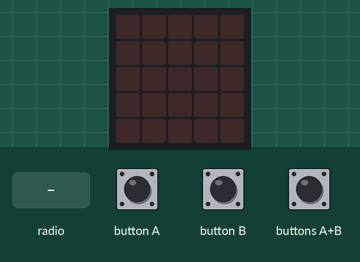
Bench run of a program on a simulated BBC micro:bit (MakeCode). Shown: the board's 5×5 LED display. The test bench sets the inputs (shaded band).

Above: at 1.2 s.
1.3 s: radio message "Richy" arrives
At 1.7 s:
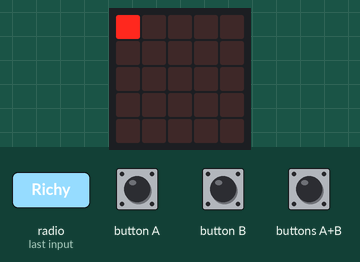
3.3 s: radio message "1" arrives
At 3.7 s:
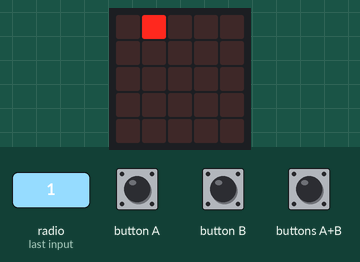
Timing chart, 0 to 6.3 s (numbered marks = the images above; inputs shaded):
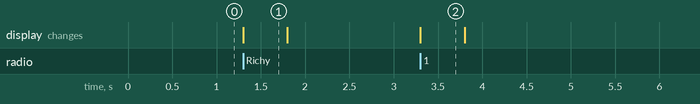

The program:

main.ts
```typescript
input.onButtonPressed(Button.A, function () {
    coord_y += 1
})
input.onButtonPressed(Button.AB, function () {
    radio.setGroup(coord_x * 10 + coord_y)
    radio.sendString("Richy")
    coord_x = 0
    coord_y = 0
    radio.setGroup(1)
})
radio.onReceivedString(function (receivedString) {
    led.plot(parseFloat(receivedString.substr(0, 1)), parseFloat(receivedString.substr(1, 1)))
    basic.pause(500)
    basic.clearScreen()
})
input.onButtonPressed(Button.B, function () {
    coord_x += 1
})
let coord_y = 0
let coord_x = 0
coord_x = 0
coord_x = 0
radio.setGroup(1)
```

test.ts
```typescript
// aquí va el archivo "tests"; esto no se compilará cuando este paquete se utilice como una extensión.
```

Measured:
- after the input at 1.3 s, the display: changes at once (image 1)
- after the input at 3.3 s, the display: changes at once (image 2)
- what the display in image 1 shows lasts 0.5 s, from 1.3 s to 1.8 s
